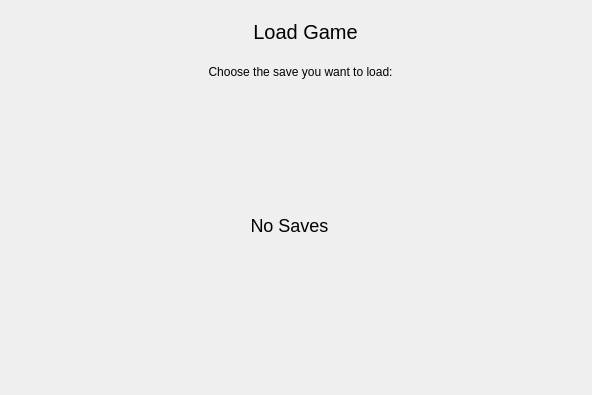
<?xml version="1.0" encoding="UTF-8"?>
<ui version="4.0">
 <class>LoadGameWidget</class>
 <widget class="QWidget" name="LoadGameWidget">
  <property name="geometry">
   <rect>
    <x>0</x>
    <y>0</y>
    <width>592</width>
    <height>395</height>
   </rect>
  </property>
  <property name="windowTitle">
   <string>Form</string>
  </property>
  <widget class="QLabel" name="label">
   <property name="geometry">
    <rect>
     <x>140</x>
     <y>11</y>
     <width>331</width>
     <height>41</height>
    </rect>
   </property>
   <property name="styleSheet">
    <string notr="true">font-size: 20px;</string>
   </property>
   <property name="text">
    <string>Load Game</string>
   </property>
   <property name="alignment">
    <set>Qt::AlignCenter</set>
   </property>
  </widget>
  <widget class="QLabel" name="label_2">
   <property name="geometry">
    <rect>
     <x>120</x>
     <y>51</y>
     <width>361</width>
     <height>41</height>
    </rect>
   </property>
   <property name="text">
    <string>Choose the save you want to load:</string>
   </property>
   <property name="alignment">
    <set>Qt::AlignCenter</set>
   </property>
  </widget>
  <widget class="QWidget" name="gridLayoutWidget">
   <property name="geometry">
    <rect>
     <x>89</x>
     <y>90</y>
     <width>401</width>
     <height>271</height>
    </rect>
   </property>
   <layout class="QGridLayout" name="savesLayout">
    <item row="0" column="0">
     <widget class="QLabel" name="noSavesLabel">
      <property name="styleSheet">
       <string notr="true">font-size: 18px;</string>
      </property>
      <property name="text">
       <string>No Saves</string>
      </property>
      <property name="alignment">
       <set>Qt::AlignCenter</set>
      </property>
     </widget>
    </item>
   </layout>
  </widget>
 </widget>
 <resources/>
 <connections/>
</ui>
